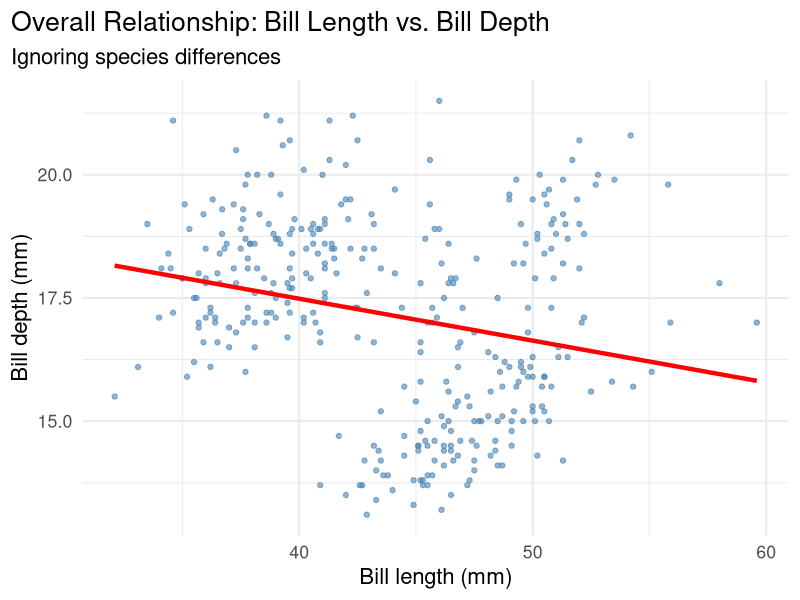
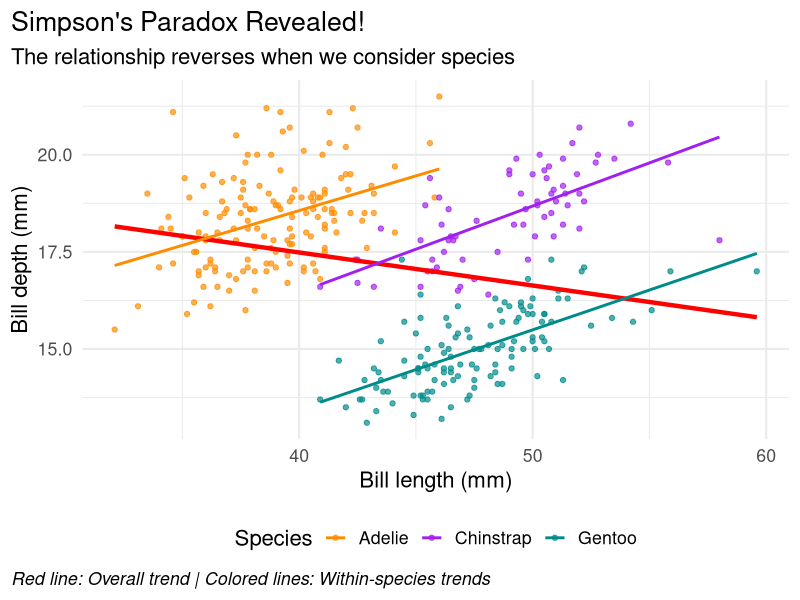
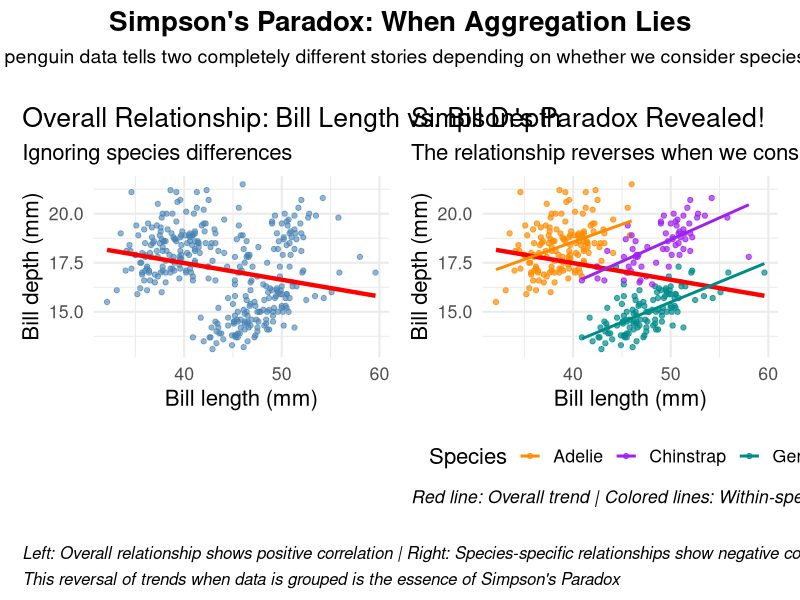

Here is the R script that generated these plots, in order:
## ---- chunk 1
#| message: false
#| warning: false
# Set CRAN mirror for package installation
options(repos = c(CRAN = "https://cran.rstudio.com/"))

# Install required packages if not already installed
if (!require(patchwork, quietly = TRUE)) {
  install.packages("patchwork")

  library(patchwork)
}

if(!require(palmerpenguins, quietly = TRUE)) {
  install.packages("palmerpenguins")
}

library(ggplot2)
library(palmerpenguins)
data(penguins)
## ---- chunk 2
#| message: false
#| warning: false
plot1 <- ggplot(data = penguins,
        aes(x = bill_length_mm,
        y = bill_depth_mm)) +
  theme_minimal(16) +
  geom_point(alpha = 0.6, color = "steelblue") +
  labs(title = "Overall Relationship: Bill Length vs. Bill Depth",
       subtitle = "Ignoring species differences",
       x = "Bill length (mm)",
       y = "Bill depth (mm)") +
  theme(plot.title.position = "plot",
        plot.caption = element_text(hjust = 0, face= "italic"),
        plot.caption.position = "plot") +
  geom_smooth(method = "lm", se = FALSE, color = "red", linewidth = 1.5)

plot1
## ---- chunk 3
#| message: false
#| warning: false
#| eval: true
#| fig-cap: "Simpson's Paradox Revealed: Overall vs. Species-Specific Relationships"

plot2 <- ggplot(data = penguins,
       aes(x = bill_length_mm,
           y = bill_depth_mm,
           color = species)) +
  theme_minimal(16) +
  geom_point(alpha = 0.7) +
  scale_color_manual(values = c("darkorange","purple","cyan4"),
                     name = "Species") +
  labs(title = "Simpson's Paradox Revealed!",
       subtitle = "The relationship reverses when we consider species",
       x = "Bill length (mm)",
       y = "Bill depth (mm)",
       caption = "Red line: Overall trend | Colored lines: Within-species trends") +
  theme(plot.title.position = "plot",
        plot.caption = element_text(hjust = 0, face = "italic"),
        plot.caption.position = "plot",
        legend.position = "bottom") +
  # Overall trend (ignoring species)
  geom_smooth(method = "lm", se = FALSE, color = "red", 
              linewidth = 1.5, alpha = 0.8) +
  # Species-specific trends
  geom_smooth(method = "lm", se = FALSE, linewidth = 1)

plot2
## ---- chunk 4
#| message: false
#| warning: false
#| fig-cap: "Simpson's Paradox: The Same Data, Two Different Stories"

# Create the side-by-side comparison using patchwork
comparison_plot <- plot1 + plot2 +
  plot_annotation(
    title = "Simpson's Paradox: When Aggregation Lies",
    subtitle = "The same penguin data tells two completely different stories depending on whether we consider species grouping",
    caption = "Left: Overall relationship shows positive correlation | Right: Species-specific relationships show negative correlation\nThis reversal of trends when data is grouped is the essence of Simpson's Paradox",
    theme = theme_minimal(16) +
      theme(
        plot.title = element_text(size = 20, face = "bold", hjust = 0.5),
        plot.subtitle = element_text(size = 14, hjust = 0.5, margin = margin(b = 20)),
        plot.caption = element_text(size = 12, hjust = 0, face = "italic", 
                                   margin = margin(t = 20), lineheight = 1.3)
      )
  )

comparison_plot
